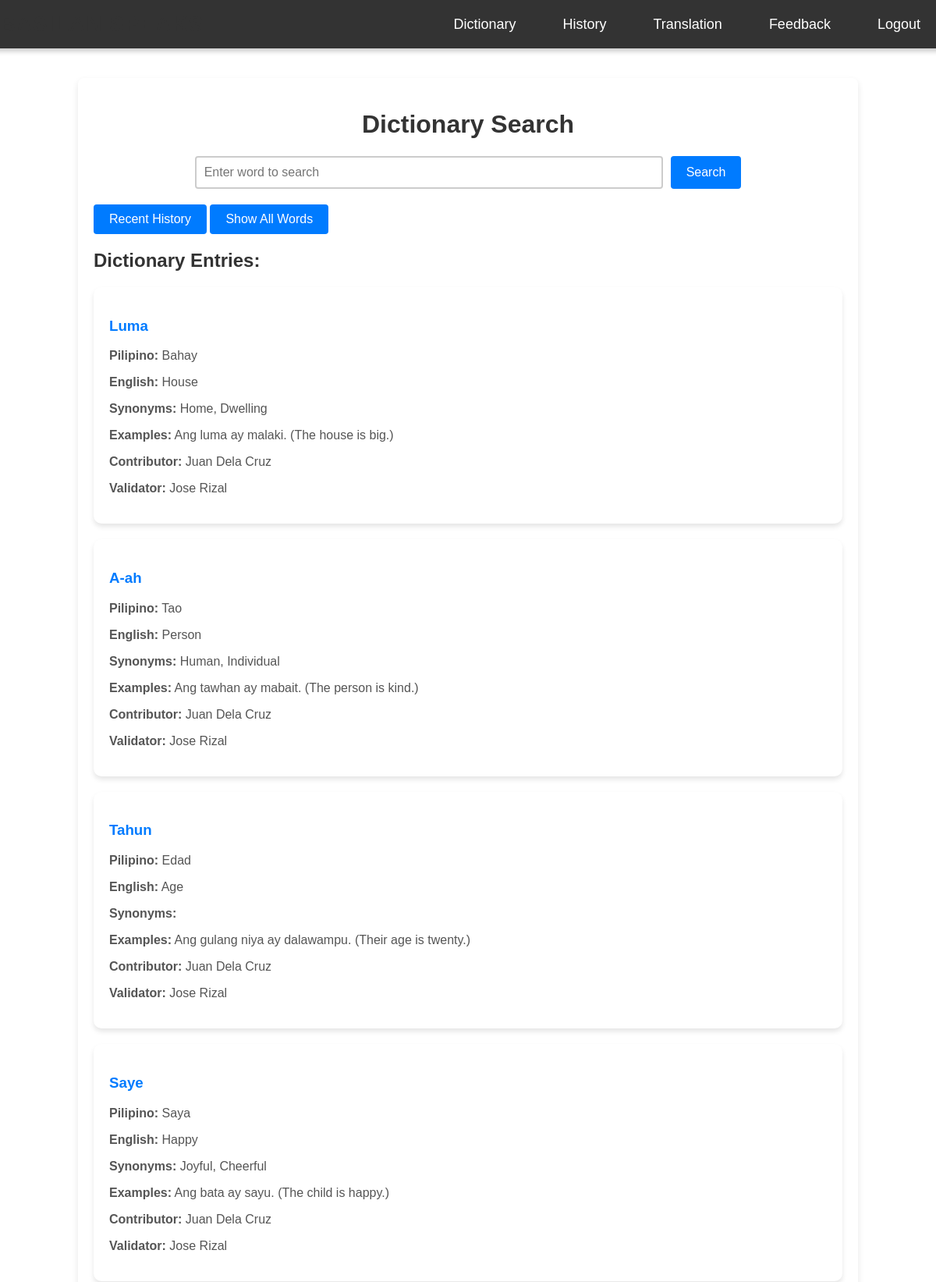
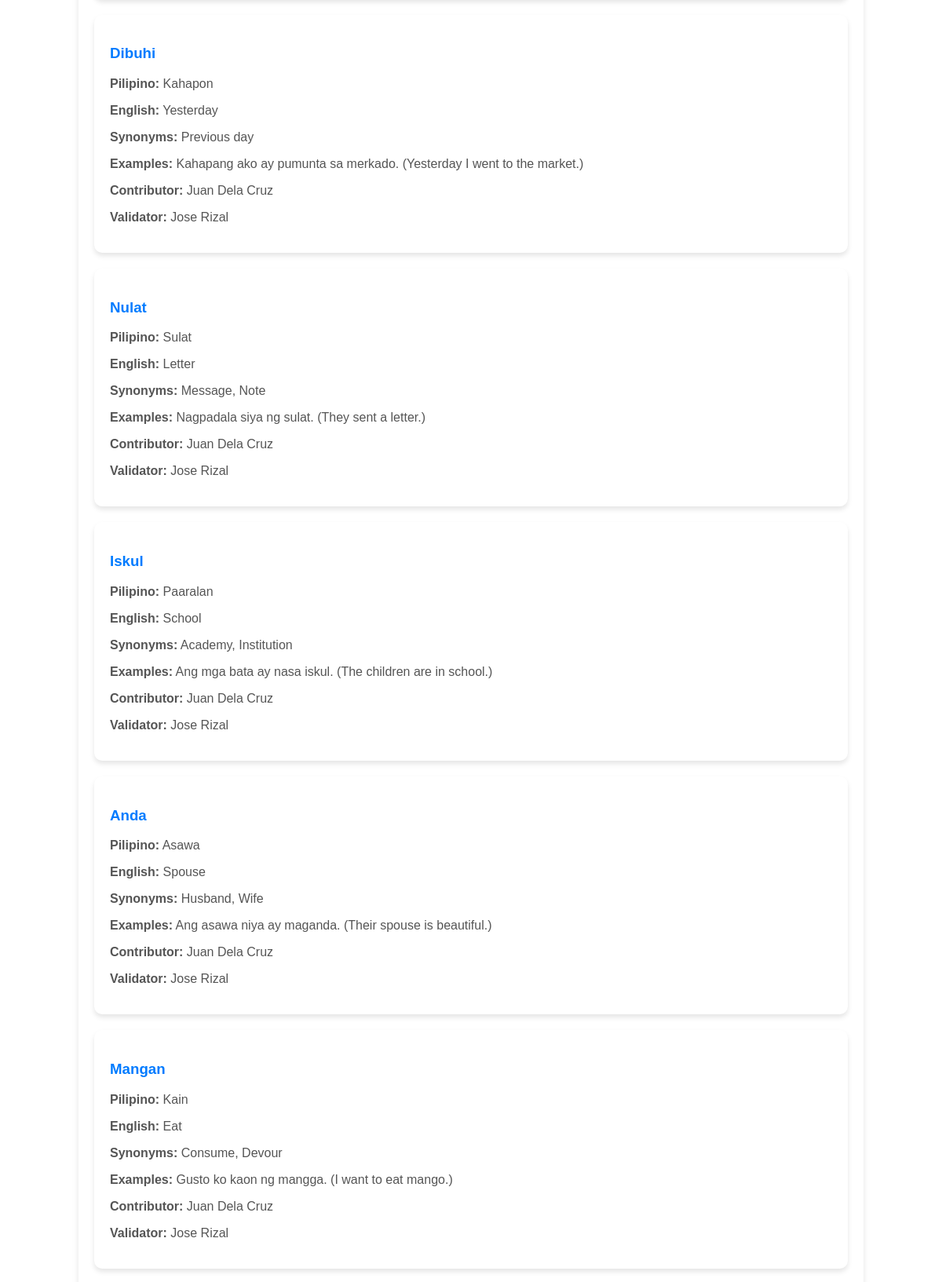
The page /dictionary.php (signed in, upper part) on the database its author committed (2 pictures, top to bottom).
### tables this page shows
CREATE TABLE `dictionary_entries` (
  `id` int(11) NOT NULL,
  `yakan_word` varchar(255) NOT NULL,
  `pilipino_word` varchar(255) NOT NULL,
  `english_word` varchar(255) NOT NULL,
  `synonyms` text DEFAULT NULL,
  `examples` text DEFAULT NULL,
  `submitted_by_contributor_id` int(11) NOT NULL,
  `validated_by_validator_id` int(11) DEFAULT NULL,
  `is_validated` tinyint(1) NOT NULL DEFAULT 0,
  `validation_timestamp` timestamp NULL DEFAULT NULL,
  `created_at` timestamp NOT NULL DEFAULT current_timestamp()
);

CREATE TABLE `contributors` (
  `id` int(11) NOT NULL,
  `full_name` varchar(255) NOT NULL,
  `username` varchar(255) NOT NULL,
  `password` varchar(255) NOT NULL,
  `created_at` timestamp NOT NULL DEFAULT current_timestamp()
);

CREATE TABLE `validators` (
  `id` int(11) NOT NULL,
  `full_name` varchar(255) NOT NULL,
  `username` varchar(255) NOT NULL,
  `password` varchar(255) NOT NULL,
  `created_at` timestamp NOT NULL DEFAULT current_timestamp()
);

### dictionary.php (the view, shortened to what this page needs)
<?php
require 'db.php';
$entries = [];
if (isset($_GET['search']) && !empty($_GET['search'])) {
    $search = "%" . htmlspecialchars($_GET['search']) . "%";
    try {
        $stmt = $db->prepare("
            SELECT
                de.*,
                c.full_name AS contributor_name,
                v.full_name AS validator_name
            FROM dictionary_entries de
            LEFT JOIN contributors c ON de.submitted_by_contributor_id = c.id
            LEFT JOIN validators v ON de.validated_by_validator_id = v.id
            WHERE de.yakan_word LIKE :search
               OR de.pilipino_word LIKE :search
               OR de.english_word LIKE :search
        ");
        $stmt->execute(['search' => $search]);
        $entries = $stmt->fetchAll(PDO::FETCH_ASSOC);
        if ($entries) {
            $user_id = $_SESSION['user_id'];
            foreach ($entries as $entry) {
                log_search($user_id, $entry['id'], $db);
            }
        }
    } catch (PDOException $e) {
        echo "Error: " . $e->getMessage();
    }
} else {
    try {
        $stmt = $db->prepare("
            SELECT
                de.*,
                c.full_name AS contributor_name,
                v.full_name AS validator_name
            FROM dictionary_entries de
            LEFT JOIN contributors c ON de.submitted_by_contributor_id = c.id
            LEFT JOIN validators v ON de.validated_by_validator_id = v.id
        ");
        $stmt->execute();
        $entries = $stmt->fetchAll(PDO::FETCH_ASSOC);
    } catch (PDOException $e) {
        echo "Error: " . $e->getMessage();
    }
}
?>
<!DOCTYPE html>
<html lang="en">
<head>
</head>
<body>
    <header>
        <h1>BASILAN SPEAKS</h1>
        <nav>
            <ul>
                <li><a href="dictionary.php">Dictionary</a></li>
                <li><a href="history.php">History</a></li>
                <li><a href="translate.php">Translation</a></li>
                <li><a href="feedback.php">Feedback</a></li>
                <li><a href="logout.php">Logout</a></li>
            </ul>
        </nav>
    </header>
    <div class="container">
        <h1>Dictionary Search</h1>
        <form method="get" action="dictionary.php">
            <input type="text" name="search" placeholder="Enter word to search" value="<?php echo isset($_GET['search']) ? htmlspecialchars($_GET['search']) : ''; ?>" required>
            <button type="submit">Search</button>
        </form>
        <div class="buttons">
            <a href="recent_dictionary.php"><button>Recent History</button></a>
            <a href="dictionary.php"><button>Show All Words</button></a>
        </div>
        <?php if (!empty($entries)): ?>
            <h2>Dictionary Entries:</h2>
            <?php foreach ($entries as $entry): ?>
                <div class="entry-card">
                    <h3><?php echo htmlspecialchars($entry['yakan_word']); ?></h3>
                    <p><strong>Pilipino:</strong> <?php echo htmlspecialchars($entry['pilipino_word']); ?></p>
                    <p><strong>English:</strong> <?php echo htmlspecialchars($entry['english_word']); ?></p>
                    <p><strong>Synonyms:</strong> <?php echo htmlspecialchars($entry['synonyms']); ?></p>
                    <p><strong>Examples:</strong> <?php echo htmlspecialchars($entry['examples']); ?></p>
                    <p><strong>Contributor:</strong> <?php echo htmlspecialchars($entry['contributor_name']); ?></p>
                    <p><strong>Validator:</strong> <?php echo $entry['validator_name'] ? htmlspecialchars($entry['validator_name']) : 'Not Validated'; ?></p>
                </div>
            <?php endforeach; ?>
        <?php else: ?>
            <p class="no-results">No results found</p>
        <?php endif; ?>
    </div>
</body>
</html>

### dictionary.php (style rules this page uses)
body { font-family: 'Arial', sans-serif; background: url('./uploads/translator.jpg') no-repeat center center fixed; background-size: cover; color: #333; margin: 0; padding: 0; display: flex; justify-content: center; align-items: center; flex-direction: column; }
header { background: rgba(0, 0, 0, 0.8); color: white; padding: 15px 20px; display: flex; justify-content: space-between; align-items: center; box-shadow: 0 4px 6px rgba(0, 0, 0, 0.2); position: fixed; top: 0; width: 100%; z-index: 1000; }
header h1 { margin: 0; font-size: 28px; font-weight: bold; letter-spacing: 1px; }
nav ul { list-style: none; margin: 0; padding: 0; display: flex; gap: 20px; }
nav ul li a { color: white; text-decoration: none; font-size: 18px; padding: 10px 20px; border-radius: 20px; transition: background-color 0.3s, transform 0.2s; }
.container { background-color: white; padding: 20px; border-radius: 8px; box-shadow: 0 4px 8px rgba(0, 0, 0, 0.1); width: 80%; max-width: 1000px; margin-top: 100px; }
h1 { text-align: center; color: #333; }
form { display: flex; justify-content: center; margin-bottom: 20px; }
input[type="text"] { padding: 10px; width: 60%; margin-right: 10px; border: 2px solid #ccc; border-radius: 4px; font-size: 16px; }
button { padding: 10px 20px; border: none; background-color: #007bff; color: white; font-size: 16px; cursor: pointer; border-radius: 4px; }
.entry-card { background-color: #fff; margin: 20px 0; padding: 20px; border-radius: 10px; box-shadow: 0 4px 6px rgba(0, 0, 0, 0.1); transition: transform 0.2s, background-color 0.2s; }
.entry-card h3 { color: #007bff; }
.entry-card p { color: #555; font-size: 16px; }

### rows shown on the page
dictionary_entries: yakan_word "Luma", pilipino_word "Bahay", english_word "House", synonyms "Home, Dwelling", examples "Ang luma ay malaki. (The house is big.)", submitted_by_contributor.full_name "Juan Dela Cruz", validated_by_validator.full_name "Jose Rizal"
dictionary_entries: yakan_word "A-ah", pilipino_word "Tao", english_word "Person", synonyms "Human, Individual", examples "Ang tawhan ay mabait. (The person is kind.)", submitted_by_contributor.full_name "Juan Dela Cruz", validated_by_validator.full_name "Jose Rizal"
dictionary_entries: yakan_word "Tahun", pilipino_word "Edad", english_word "Age", examples "Ang gulang niya ay dalawampu. (Their age is twenty.)", submitted_by_contributor.full_name "Juan Dela Cruz", validated_by_validator.full_name "Jose Rizal"
dictionary_entries: yakan_word "Saye", pilipino_word "Saya", english_word "Happy", synonyms "Joyful, Cheerful", examples "Ang bata ay sayu. (The child is happy.)", submitted_by_contributor.full_name "Juan Dela Cruz", validated_by_validator.full_name "Jose Rizal"
dictionary_entries: yakan_word "Dibuhi", pilipino_word "Kahapon", english_word "Yesterday", synonyms "Previous day", examples "Kahapang ako ay pumunta sa merkado. (Yesterday I went to the market.)", submitted_by_contributor.full_name "Juan Dela Cruz", validated_by_validator.full_name "Jose Rizal"
dictionary_entries: yakan_word "Nulat", pilipino_word "Sulat", english_word "Letter", synonyms "Message, Note", examples "Nagpadala siya ng sulat. (They sent a letter.)", submitted_by_contributor.full_name "Juan Dela Cruz", validated_by_validator.full_name "Jose Rizal"
dictionary_entries: yakan_word "Iskul", pilipino_word "Paaralan", english_word "School", synonyms "Academy, Institution", examples "Ang mga bata ay nasa iskul. (The children are in school.)", submitted_by_contributor.full_name "Juan Dela Cruz", validated_by_validator.full_name "Jose Rizal"
dictionary_entries: yakan_word "Anda", pilipino_word "Asawa", english_word "Spouse", synonyms "Husband, Wife", examples "Ang asawa niya ay maganda. (Their spouse is beautiful.)", submitted_by_contributor.full_name "Juan Dela Cruz", validated_by_validator.full_name "Jose Rizal"
dictionary_entries: yakan_word "Mangan", pilipino_word "Kain", english_word "Eat", synonyms "Consume, Devour", examples "Gusto ko kaon ng mangga. (I want to eat mango.)", submitted_by_contributor.full_name "Juan Dela Cruz", validated_by_validator.full_name "Jose Rizal"
